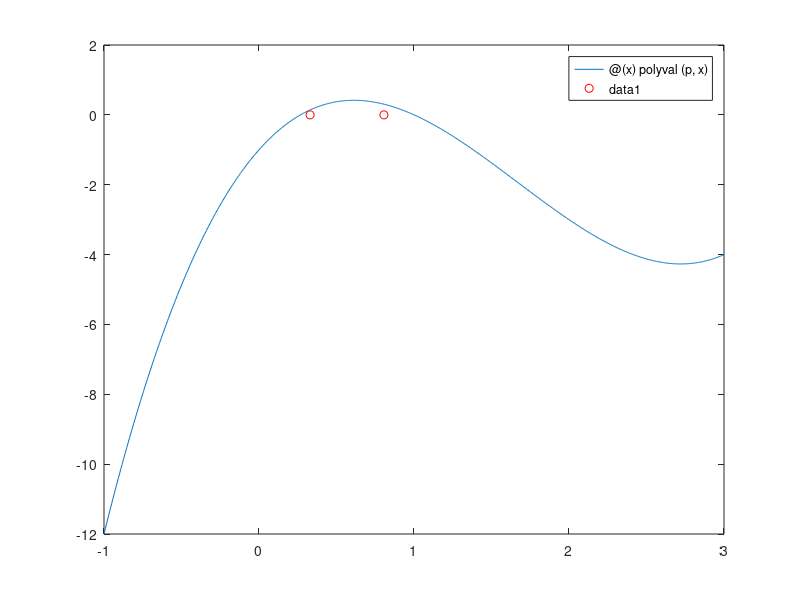

This figure's MATLAB source:
clc; clear;

%  x^3 - 5x^2 + 5x - 1
p = [1 -5 5 -1];
x0 = 0.8;


for i = 1:3
    b = p(1);
    for j = 2:length(p)
        b(j) = p(j) + x0 * b(j-1);
    end
    x0 = x0 - b(end) / b(end-1);
end


A = b(1); B = b(2); C = b(3);
x1 = (-B + sqrt(B^2 - 4*A*C)) / (2*A);
x2 = (-B - sqrt(B^2 - 4*A*C)) / (2*A);

fprintf('Raíces: %.4f, %.4f, %.4f\n', x0, x1, x2);


fplot(@(x) polyval(p, x), [-1, 3]); hold on;
plot([x0, x1, x2], [0, 0, 0], 'ro');